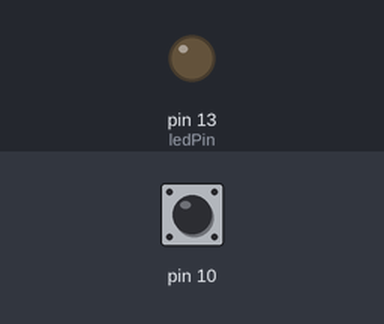
Recording of a sketch running on a simulated Arduino Uno, built with avr-gcc and run on an emulated ATmega328P. Shown: output pins drawn as LEDs (lit = HIGH). Inputs (shaded band) come from the test bench; at power-on: pin 10 HIGH.

Above: at 1.2 s.
1.3 s: pin 10 pulled LOW for 0.15 s
At 1.38 s:
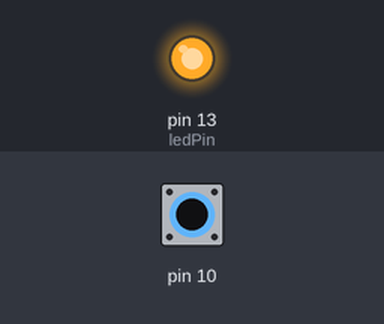
2.9 s: pin 10 pulled LOW for 3.2 s
At 7.3 s:
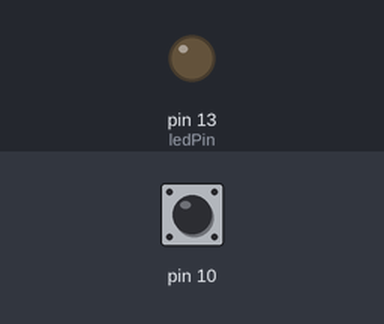
Timing chart, 0 to 8.8 s (numbered marks = the images above; inputs shaded):
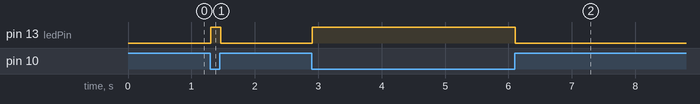

The sketch:

CapacitiveTouchSensor.ino
```cpp
#include <CapacitiveSensor.h>

/*
CAPACITIVE TOUCH SENSOR
 Jeff Thompson | 2013 | www.jeffreythompson.org

 Buttons are cool, but touch interfaces are cooler! This *very*
 sensitive sensor is a button made from copper tape and two resistors.

 Requires the CapSense library:
 www.playground.arduino.cc//Main/CapacitiveSensor?from=Main.CapSense

 Note the older version of this library will work with this sketch,
 but will require a small modification

 Copper tape is available from a variety of sources, including:
 www.jameco.com/webapp/wcs/stores/servlet/ProductDisplay?storeId=
 10001&langId=-1&catalogId=10001&productId=1643551

 */

int threshold =       300;                       // value at which the button is considered pressed/on
int interval =        200;                       // number of reading the CapSense averages

boolean buttonState = false;                     // on/off button state
boolean prevState =   false;                     // previous (for sensing edge)

CapacitiveSensor cs = CapacitiveSensor(11,10);   // 1k protection resistor on pin 11, 10M sensing resistor on pin 10
int ledPin =          13;                        // led connected from pin 13 to ground (or internal led)


void setup() {
  pinMode(ledPin, OUTPUT);       // set led pin to output
}

void loop() {

  // read touch sensor
  long val =  cs.capacitiveSensor(interval);

  // if above the threshold, set as on; if not, set as off
  if (val >= threshold) {
    buttonState = true;
  }
  else {
    buttonState = false;
  }

  // set led high or low if the state of the button has changed
  // we don't just do this every time, as it would cause flickering
  if (buttonState != prevState) {        // if different....
    if (buttonState == true) {           // and true...
      digitalWrite(ledPin, HIGH);        // set high/on
    }
    else {                               // ditto low
      digitalWrite(ledPin, LOW);
    }
    prevState = buttonState;             // reset for next press
  }
}
```

Measured:
- after the input at 1.3 s, pin 13 (ledPin): LOW → HIGH at once, → LOW 0.16 s later
- after the input at 2.9 s, pin 13 (ledPin): LOW → HIGH at once, → LOW 3.2 s later
